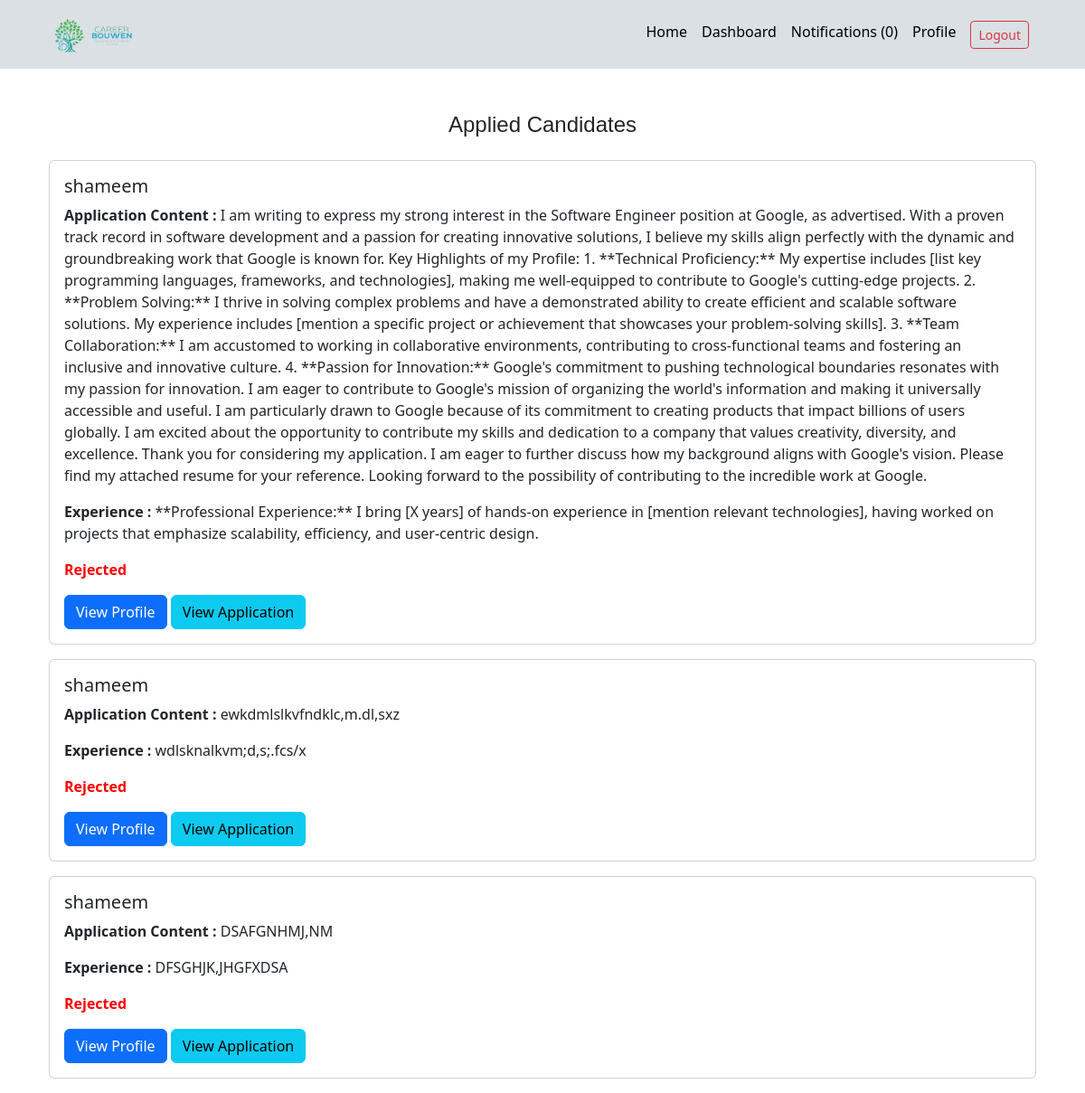
Page /Applied_Candidates/7/ (signed in) on the committed database.
### CB_app/models.py (models this page shows, shortened)
class Application(models.Model):
    PENDING = 'pending'
    REJECTED = 'rejected'
    STATUS_CHOICES = [
        (PENDING, 'Pending'),
        (REJECTED, 'Rejected'),
    ]
    job = models.ForeignKey(Job, related_name='applications', on_delete=models.CASCADE)
    content = models.TextField()
    experience = models.TextField()
    status = models.CharField(max_length=20, choices=STATUS_CHOICES, default=PENDING)
    created_by = models.ForeignKey(User, related_name='applications', on_delete=models.CASCADE)
    created_at = models.DateTimeField(auto_now_add=True)

### CB_app/views.py (the view)
# urls.py: path('Applied_Candidates/<int:job_id>/',views.Applied_Candidates,name='Applied_Candidates'),
@login_required(login_url='SignIn')
def Applied_Candidates(request,job_id):
    job = Job.objects.get(pk=job_id)
    return render(request, 'Applied_Candidates.html', {'job': job})

### CB_app/context_processors.py (called while the page is built)
def notifications(request):
    if request.user.is_authenticated:
        return {'notifications': request.user.notifications.filter(is_read=False)}
    else:
        return {'notifications': []}

### templates/Applied_Candidates.html (shortened to what this page needs)
{% extends 'Base.html' %}
{% load static  %}
{% block content %}
    <div class="container mt-5">
        <h4 class="text-center mb-4" style="font-family:Verdana, Geneva, Tahoma, sans-serif;">Applied Candidates</h4>
        {% for application in job.applications.all %}
            <div class="card mb-3">
                <div class="card-body">
                    <h5 class="card-title">{{ application.created_by.username }}</h5>
                    <p class="card-text"><strong>Application Content : </strong>{{ application.content }}</p>
                    <p class="card-text"><strong>Experience : </strong>{{ application.experience }}</p>
                    <p class="{% if application.status == 'rejected' %}rejected{% else %}pending{% endif %}">
                       <strong>{{ application.status|capfirst }}</strong>
                    </p>
                    <a href="{%  url 'View_Candidate_Profile' candidate_id=application.created_by.id %}" class="btn btn-primary">View Profile</a>
                    <a href="{% url 'View_Application' application.id %}" class="btn btn-info">View Application</a>
                </div>
            </div>
        {% endfor %}
    </div>
{% endblock %}

### templates/Applied_Candidates.html (style rules this page uses)
.rejected { color: red; }

### rows in the picture
Application: created_by.username "shameem", content "I am writing to express my strong interest in the Software Engineer position at Google, as advertised. With a proven track record in software development and a passion for creating innovative solutions, I believe my skills align perfectly with the dynamic and groundbreaking work that Google is known for. Key Highlights of my Profile: 1. **Technical Proficiency:** My expertise includes [list key programming languages, frameworks, and technologies], making me well-equipped to contribute to Google's cutting-edge projects. 2. **Problem Solving:** I thrive in solving complex problems and have a demonstrated ability to create efficient and scalable software solutions. My experience includes…", experience "**Professional Experience:** I bring [X years] of hands-on experience in [mention relevant technologies], having worked on projects that emphasize scalability, efficiency, and user-centric design.", status "Rejected"
Application: created_by.username "shameem", content "ewkdmlslkvfndklc,m.dl,sxz", experience "wdlsknalkvm;d,s;.fcs/x", status "Rejected"
Application: created_by.username "shameem", content "DSAFGNHMJ,NM", experience "DFSGHJK,JHGFXDSA", status "Rejected"

### other values in the picture
{{ notifications.count }} "0"
